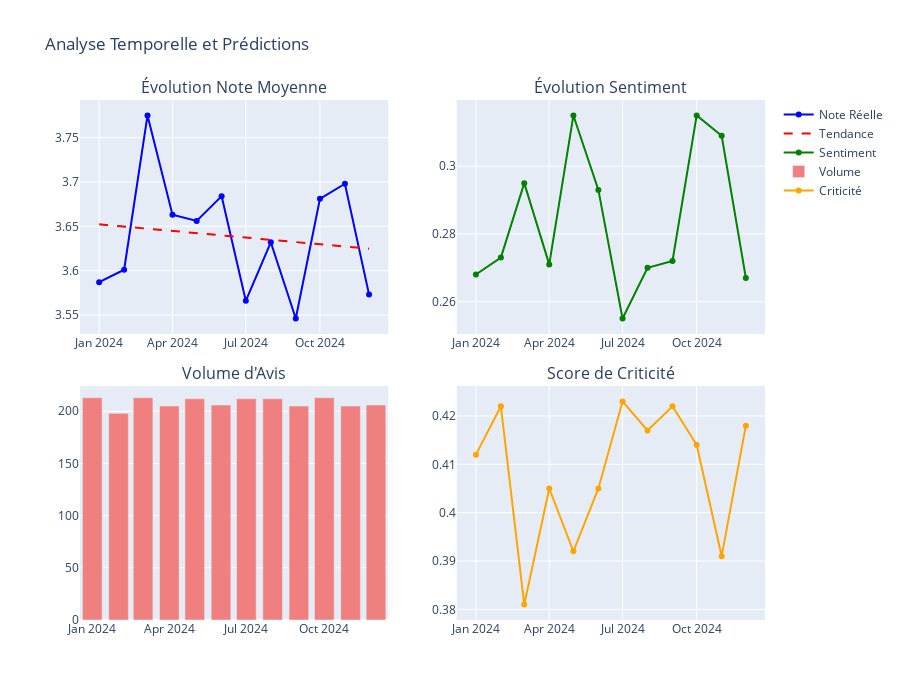

Notebook code for this chart:
### Markdown cell above
## 📈 4. Analyse Prédictive et Tendances

### Code cell
# Analyse des tendances et prédictions
from scipy import stats

# 1. Évolution temporelle des KPIs
df_demo['month'] = df_demo['date_published'].dt.to_period('M')
monthly_analysis = df_demo.groupby('month').agg({
    'rating': ['mean', 'count'],
    'sentiment_score': 'mean',
    'criticality_score': 'mean'
}).round(3)

monthly_analysis.columns = ['rating_avg', 'volume', 'sentiment_avg', 'criticality_avg']
monthly_analysis.reset_index(inplace=True)
monthly_analysis['month_str'] = monthly_analysis['month'].astype(str)

# Calcul des tendances (régression linéaire)
x_vals = range(len(monthly_analysis))
rating_trend = stats.linregress(x_vals, monthly_analysis['rating_avg'])
sentiment_trend = stats.linregress(x_vals, monthly_analysis['sentiment_avg'])
volume_trend = stats.linregress(x_vals, monthly_analysis['volume'])

print("📈 ANALYSE DES TENDANCES")
print("=" * 30)
print(f"📊 Évolution Note Moyenne: {rating_trend.slope*12:+.3f}/an (p={rating_trend.pvalue:.3f})")
print(f"😊 Évolution Sentiment: {sentiment_trend.slope*12:+.3f}/an (p={sentiment_trend.pvalue:.3f})")
print(f"📈 Évolution Volume: {volume_trend.slope*12:+.0f} avis/an (p={volume_trend.pvalue:.3f})")

# Prédictions sur 3 mois
next_months = 3
future_x = list(range(len(monthly_analysis), len(monthly_analysis) + next_months))

predicted_ratings = [rating_trend.intercept + rating_trend.slope * x for x in future_x]
predicted_sentiment = [sentiment_trend.intercept + sentiment_trend.slope * x for x in future_x]

print(f"\n🔮 PRÉDICTIONS 3 MOIS")
print("=" * 25)
for i, (rating, sentiment) in enumerate(zip(predicted_ratings, predicted_sentiment), 1):
    print(f"Mois +{i}: Note {rating:.2f} | Sentiment {sentiment:+.3f}")

# Visualisation des tendances avec prédictions
fig_trends = make_subplots(
    rows=2, cols=2,
    subplot_titles=('Évolution Note Moyenne', 'Évolution Sentiment', 
                   'Volume d\'Avis', 'Score de Criticité'),
    vertical_spacing=0.1
)

# Note moyenne avec tendance
fig_trends.add_trace(
    go.Scatter(x=monthly_analysis['month_str'], y=monthly_analysis['rating_avg'],
              mode='lines+markers', name='Note Réelle', line=dict(color='blue')),
    row=1, col=1
)

# Ligne de tendance
trend_line = [rating_trend.intercept + rating_trend.slope * x for x in x_vals]
fig_trends.add_trace(
    go.Scatter(x=monthly_analysis['month_str'], y=trend_line,
              mode='lines', name='Tendance', line=dict(dash='dash', color='red')),
    row=1, col=1
)

# Sentiment
fig_trends.add_trace(
    go.Scatter(x=monthly_analysis['month_str'], y=monthly_analysis['sentiment_avg'],
              mode='lines+markers', name='Sentiment', line=dict(color='green')),
    row=1, col=2
)

# Volume
fig_trends.add_trace(
    go.Bar(x=monthly_analysis['month_str'], y=monthly_analysis['volume'],
           name='Volume', marker_color='lightcoral'),
    row=2, col=1
)

# Criticité
fig_trends.add_trace(
    go.Scatter(x=monthly_analysis['month_str'], y=monthly_analysis['criticality_avg'],
              mode='lines+markers', name='Criticité', line=dict(color='orange')),
    row=2, col=2
)

fig_trends.update_layout(height=700, title_text="Analyse Temporelle et Prédictions")
fig_trends.show()

# Affichage du tableau mensuel
print("\n📅 ÉVOLUTION MENSUELLE DÉTAILLÉE")
print(monthly_analysis.round(3))

### Figure 1 — Plotly figure (JSON) as saved in the notebook; plotly's stock layout.template omitted (floating-point values rounded to 4 significant figures)
{"data": [{"line": {"color": "blue"}, "mode": "lines+markers", "name": "Note Réelle", "type": "scatter", "x": ["2024-01", "2024-02", "2024-03", "2024-04", "2024-05", "2024-06", "2024-07", "2024-08", "2024-09", "2024-10", "2024-11", "2024-12"], "xaxis": "x", "y": [3.587, 3.601, 3.775, 3.663, 3.656, 3.684, 3.566, 3.632, 3.546, 3.681, 3.698, 3.573], "yaxis": "y"}, {"line": {"color": "red", "dash": "dash"}, "mode": "lines", "name": "Tendance", "type": "scatter", "x": ["2024-01", "2024-02", "2024-03", "2024-04", "2024-05", "2024-06", "2024-07", "2024-08", "2024-09", "2024-10", "2024-11", "2024-12"], "xaxis": "x", "y": [3.652, 3.65, 3.647, 3.645, 3.642, 3.64, 3.637, 3.635, 3.632, 3.63, 3.627, 3.625], "yaxis": "y"}, {"line": {"color": "green"}, "mode": "lines+markers", "name": "Sentiment", "type": "scatter", "x": ["2024-01", "2024-02", "2024-03", "2024-04", "2024-05", "2024-06", "2024-07", "2024-08", "2024-09", "2024-10", "2024-11", "2024-12"], "xaxis": "x2", "y": [0.268, 0.273, 0.295, 0.271, 0.315, 0.293, 0.255, 0.27, 0.272, 0.315, 0.309, 0.267], "yaxis": "y2"}, {"marker": {"color": "lightcoral"}, "name": "Volume", "type": "bar", "x": ["2024-01", "2024-02", "2024-03", "2024-04", "2024-05", "2024-06", "2024-07", "2024-08", "2024-09", "2024-10", "2024-11", "2024-12"], "xaxis": "x3", "y": [213, 198, 213, 205, 212, 206, 212, 212, 205, 213, 205, 206], "yaxis": "y3"}, {"line": {"color": "orange"}, "mode": "lines+markers", "name": "Criticité", "type": "scatter", "x": ["2024-01", "2024-02", "2024-03", "2024-04", "2024-05", "2024-06", "2024-07", "2024-08", "2024-09", "2024-10", "2024-11", "2024-12"], "xaxis": "x4", "y": [0.412, 0.422, 0.381, 0.405, 0.392, 0.405, 0.423, 0.417, 0.422, 0.414, 0.391, 0.418], "yaxis": "y4"}], "layout": {"annotations": [{"font": {"size": 16}, "showarrow": false, "text": "Évolution Note Moyenne", "x": 0.225, "xanchor": "center", "xref": "paper", "y": 1, "yanchor": "bottom", "yref": "paper"}, {"font": {"size": 16}, "showarrow": false, "text": "Évolution Sentiment", "x": 0.775, "xanchor": "center", "xref": "paper", "y": 1, "yanchor": "bottom", "yref": "paper"}, {"font": {"size": 16}, "showarrow": false, "text": "Volume d'Avis", "x": 0.225, "xanchor": "center", "xref": "paper", "y": 0.45, "yanchor": "bottom", "yref": "paper"}, {"font": {"size": 16}, "showarrow": false, "text": "Score de Criticité", "x": 0.775, "xanchor": "center", "xref": "paper", "y": 0.45, "yanchor": "bottom", "yref": "paper"}], "height": 700, "title": {"text": "Analyse Temporelle et Prédictions"}, "xaxis": {"anchor": "y", "domain": [0, 0.45]}, "xaxis2": {"anchor": "y2", "domain": [0.55, 1]}, "xaxis3": {"anchor": "y3", "domain": [0, 0.45]}, "xaxis4": {"anchor": "y4", "domain": [0.55, 1]}, "yaxis": {"anchor": "x", "domain": [0.55, 1]}, "yaxis2": {"anchor": "x2", "domain": [0.55, 1]}, "yaxis3": {"anchor": "x3", "domain": [0, 0.45]}, "yaxis4": {"anchor": "x4", "domain": [0, 0.45]}}}
